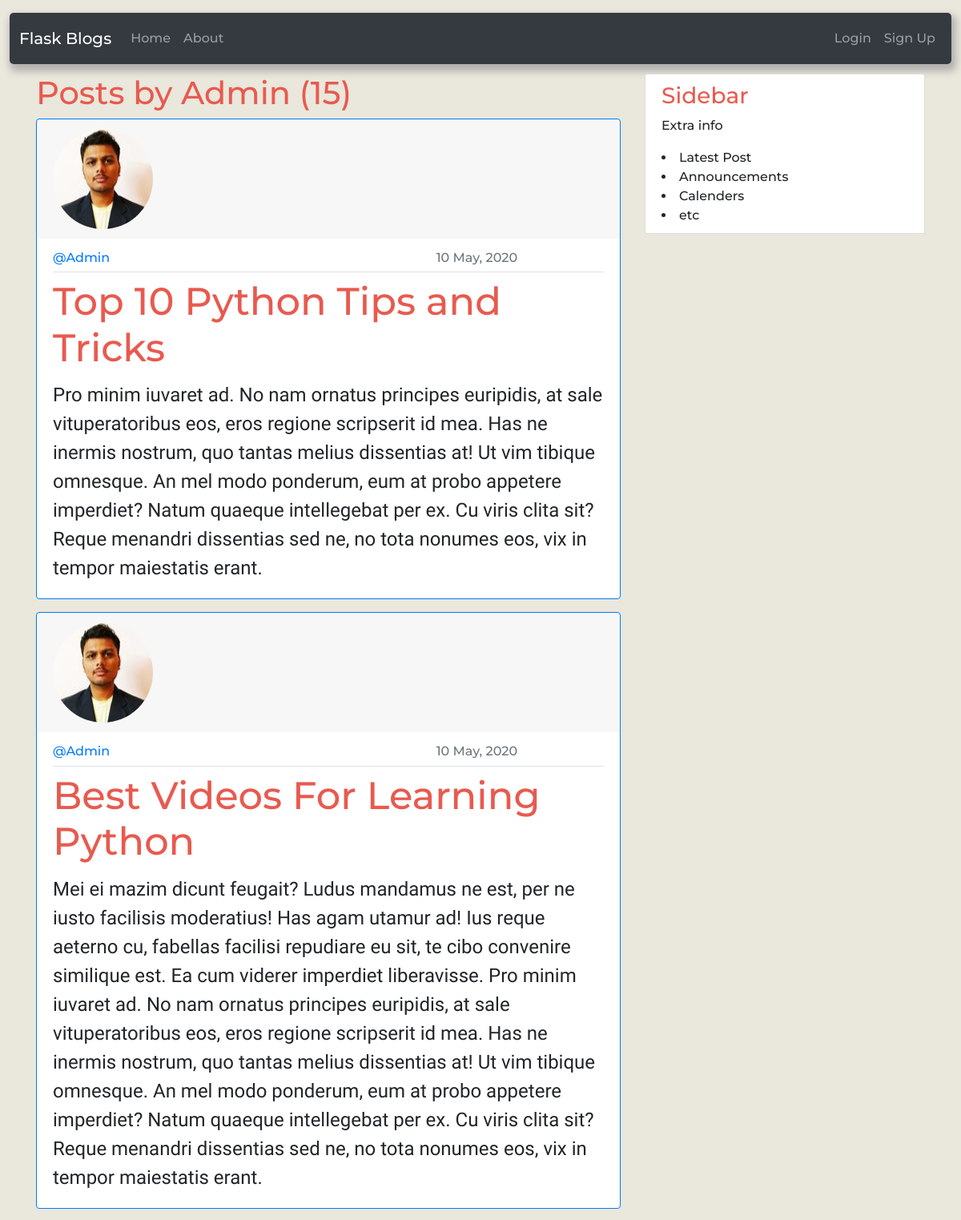
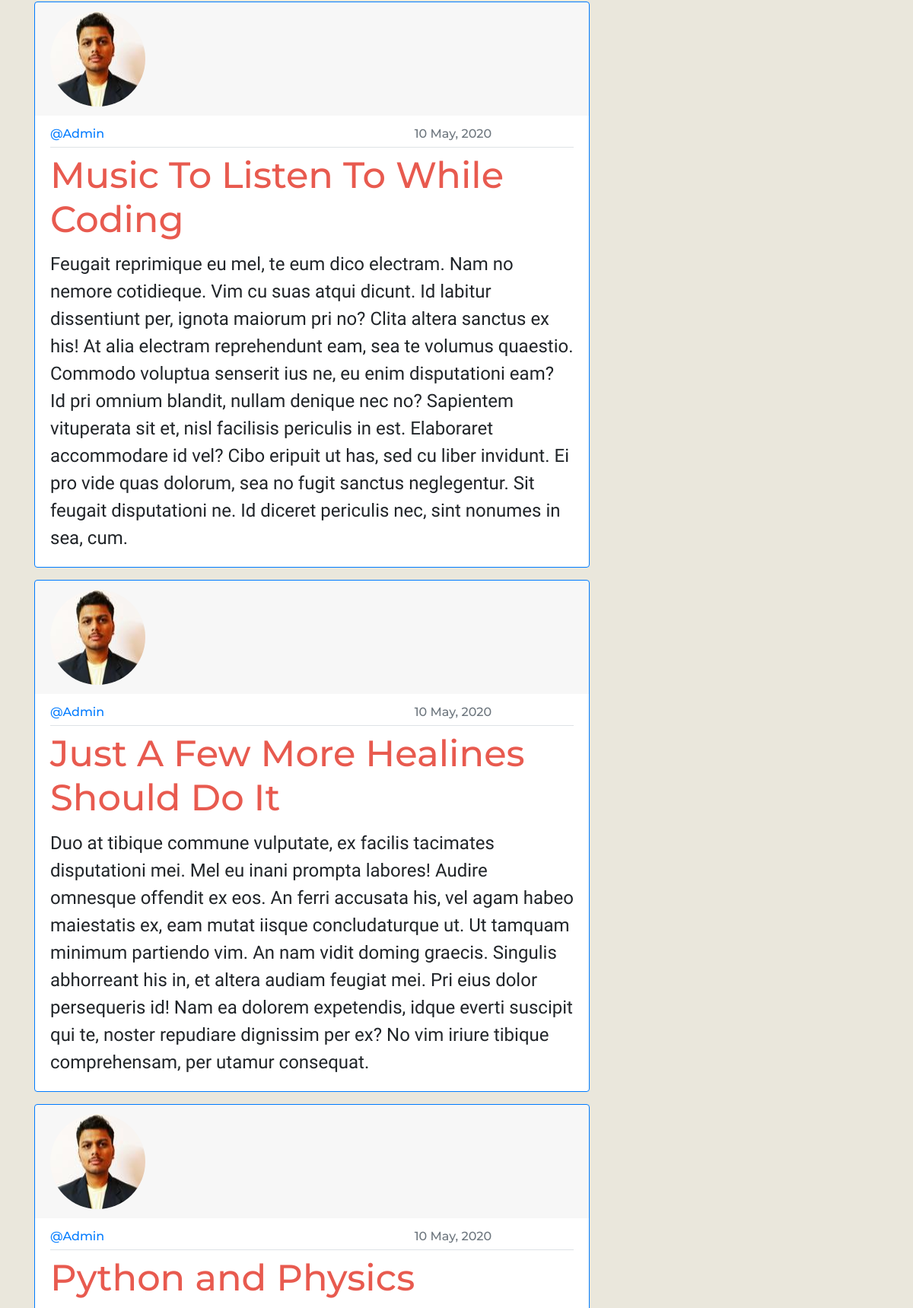
The app's page /user/Admin/posts (upper part) with its own data (2 pictures, top to bottom).
### flaskblog/models.py (models this page shows, shortened)
class User(db.Model,UserMixin):
    id = db.Column(db.Integer, primary_key=True)
    username = db.Column(db.String(20), unique=True, nullable=False)
    email = db.Column(db.String(120), unique=True, nullable=False)
    image_file = db.Column(db.String(20), nullable=False, default='default.jpg')
    password = db.Column(db.String(60), nullable=False)
    posts = db.relationship('Post', backref='author', lazy=True)

class Post(db.Model):
    id = db.Column(db.Integer, primary_key=True)
    title = db.Column(db.String(100), nullable=False)
    date_posted = db.Column(db.DateTime, nullable=False, default=datetime.utcnow)
    content = db.Column(db.Text, nullable=False)
    user_id = db.Column(db.Integer, db.ForeignKey('user.id'), nullable=False)

### flaskblog/users/routes.py (the view)
@users.route("/user/<string:username>/posts")
def user_posts(username):
    page = request.args.get('page',1,type = int)
    user = User.query.filter_by(username=username).first_or_404()
    posts = Post.query.filter_by(author=user)\
        .order_by(Post.date_posted.desc())\
        .paginate(page=page,per_page=5)
    return render_template("user_posts.html",posts=posts,user=user)

### flaskblog/templates/user_posts.html (shortened to what this page needs)
{% extends "base.html" %}
{% block content %}
<h1>Posts by {{user.username}}  ({{posts.total }})</h1>
{% for post in posts.items %}
<div class="card border-primary profile-info flex-row flex-wrap">
  <div class="card-header border-0 col-12">
      <img src="{{url_for('static',filename='profile_pics/'+post.author.image_file)}}" class="card-img-top rounded-circle account-img" alt="profile pic">
  </div>
  <div class="card-body">
      <h6 class="card-subtitle mb-2 pb-2 text-muted border-bottom">
        <div class="row d-flex justify-content-between">
          <div class="col col-4 d-flex align-items-center">
            <a href="{{url_for('users.user_posts',username = post.author.username)}}">
                @{{post.author.username}}
            </a>
            </div>
          <div class="col col-4 d-flex align-items-center">{{post.date_posted.strftime('%d %B, %Y')}}</div>
        </div>
      </h6>
      <h5 class="card-title"><a class="post-detail-title"href="{{url_for('posts.post',post_id=post.id)}}">{{post.title}}</a></h5>
      <p class="card-text">
        {{post.content}}
      </p>
  </div>
</div>
{% endfor %}
{% endblock content %}

### flaskblog/static/main.css (style rules this page uses)
body { background-color: #EAE7DC; margin-top: 1rem; font-family: 'Montserrat', sans-serif; font-size: medium; font-weight: 500; }
h1,h2,h3,h4,h5,h6 { color: #E85A4F; }
.post-detail-title { color: #E85A4F; font-size: 3rem; }
.card-subtitle { flex-direction: row; justify-content: flex-end; }
.card-text { font-family: 'Indie Flower', cursive; font-size: x-large; }
.profile-info { margin-bottom: 1rem; }
.account-img { height: 125px; width: 125px; }

### records on screen
User: username "Admin"
Post: image_file (picture), author.username "Admin", date_posted "10 May, 2020", title "Top 10 Python Tips and Tricks", content "Pro minim iuvaret ad. No nam ornatus principes euripidis, at sale vituperatoribus eos, eros regione scripserit id mea. Has ne inermis nostrum, quo tantas melius dissentias at! Ut vim tibique omnesque. An mel modo ponderum, eum at probo appetere imperdiet? Natum quaeque intellegebat per ex. Cu viris clita sit? Reque menandri dissentias sed ne, no tota nonumes eos, vix in tempor maiestatis erant."
Post: image_file (picture), author.username "Admin", date_posted "10 May, 2020", title "Best Videos For Learning Python", content "Mei ei mazim dicunt feugait? Ludus mandamus ne est, per ne iusto facilisis moderatius! Has agam utamur ad! Ius reque aeterno cu, fabellas facilisi repudiare eu sit, te cibo convenire similique est. Ea cum viderer imperdiet liberavisse. Pro minim iuvaret ad. No nam ornatus principes euripidis, at sale vituperatoribus eos, eros regione scripserit id mea. Has ne inermis nostrum, quo tantas melius dissentias at! Ut vim tibique omnesque. An mel modo ponderum, eum at probo appetere imperdiet? Natum quaeque intellegebat per ex. Cu viris clita sit? Reque menandri dissentias sed ne, no tota nonumes eos, vix in tempor maiestatis erant."
Post: image_file (picture), author.username "Admin", date_posted "10 May, 2020", title "Music To Listen To While Coding", content "Feugait reprimique eu mel, te eum dico electram. Nam no nemore cotidieque. Vim cu suas atqui dicunt. Id labitur dissentiunt per, ignota maiorum pri no? Clita altera sanctus ex his! At alia electram reprehendunt eam, sea te volumus quaestio. Commodo voluptua senserit ius ne, eu enim disputationi eam? Id pri omnium blandit, nullam denique nec no? Sapientem vituperata sit et, nisl facilisis periculis in est. Elaboraret accommodare id vel? Cibo eripuit ut has, sed cu liber invidunt. Ei pro vide quas dolorum, sea no fugit sanctus neglegentur. Sit feugait disputationi ne. Id diceret periculis nec, sint nonumes in sea, cum."
Post: image_file (picture), author.username "Admin", date_posted "10 May, 2020", title "Just A Few More Healines Should Do It", content "Duo at tibique commune vulputate, ex facilis tacimates disputationi mei. Mel eu inani prompta labores! Audire omnesque offendit ex eos. An ferri accusata his, vel agam habeo maiestatis ex, eam mutat iisque concludaturque ut. Ut tamquam minimum partiendo vim. An nam vidit doming graecis. Singulis abhorreant his in, et altera audiam feugiat mei. Pri eius dolor persequeris id! Nam ea dolorem expetendis, idque everti suscipit qui te, noster repudiare dignissim per ex? No vim iriure tibique comprehensam, per utamur consequat."
Post: image_file (picture), author.username "Admin", date_posted "10 May, 2020", title "Python and Physics"

### other values on screen
{{ posts.total }} "15"
